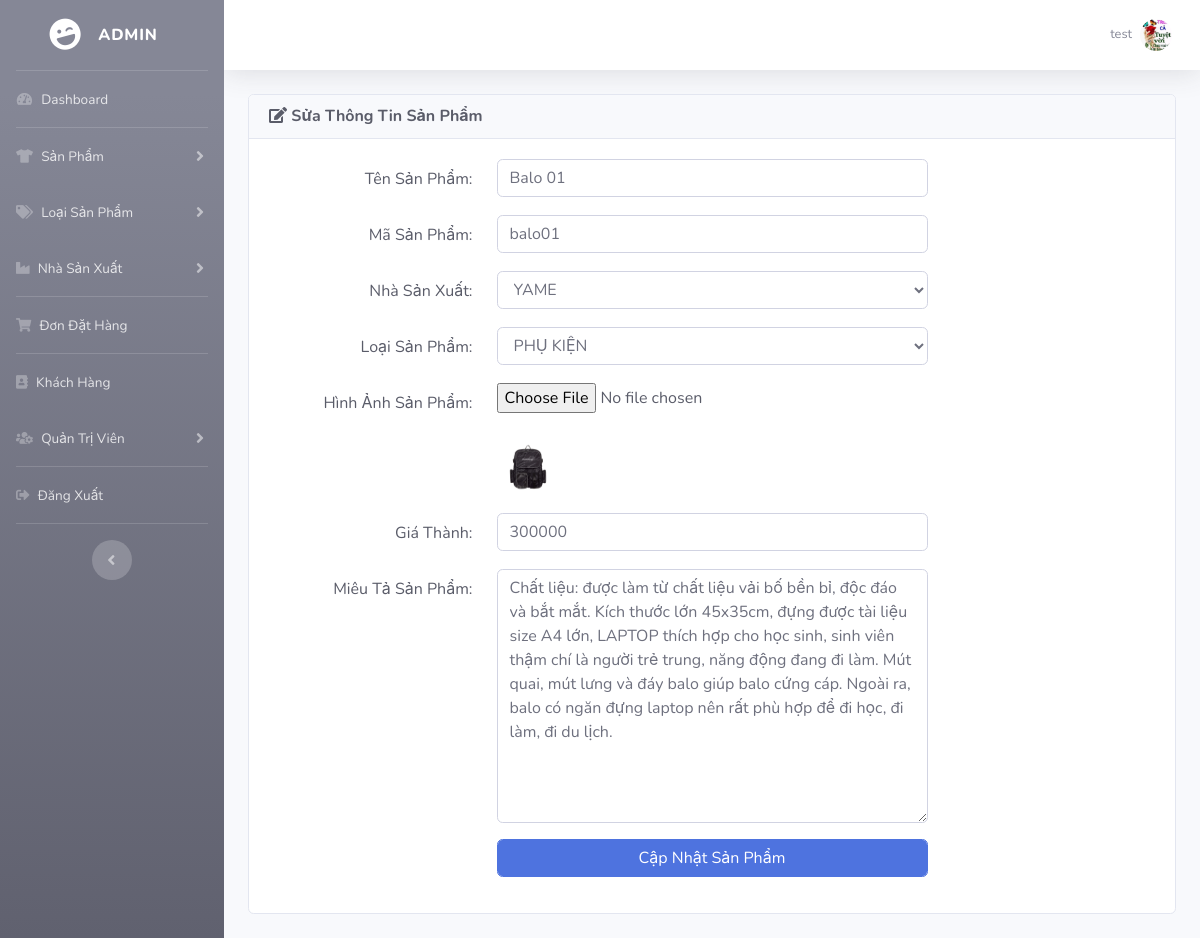
The app's page /admin/index.php?edit_product=balo01 (signed in) with its own data.
### tables this page shows
CREATE TABLE `SP` (
  `MA_SP` varchar(10) NOT NULL,
  `TEN_SP` varchar(50) NOT NULL,
  `MA_LOAISP` varchar(10) NOT NULL,
  `MA_HANGSX` varchar(10) NOT NULL,
  `MIEUTA_SP` text,
  `HINHANH_SP` text,
  `GIA` bigint(20) NOT NULL
);

### admin/includes/database.php (called while the page is built, shortened)
<?php
    class MyConnect {
        private $conn;
        public function __construct() {
            $this->host = "localhost:8889";
            $this->user = "root";
            $this->passwd = "root";
            $this->database = "cuahang";
            $this->conn = new mysqli($this->host,$this->user,$this->passwd,$this->database);
        }
        public function isConnected() {
            return true;
        }
        public function query($query) {
            if($this->isConnected()) {
                $tableData = mysqli_query($this->conn,$query);
                return $tableData;
            }
        }
    }
?>

### admin/edit_product.php (the view, shortened to what this page needs)
<?php
if(!isset($_SESSION['admin_email'])){
    echo "<script>window.open('login.php','_self')</script>";
}
else {
    if(isset($_GET['edit_product'])) {
        $edit_id = $_GET['edit_product'];
        $query = "select * from SP where MA_SP='$edit_id'";
        $runQry = $MyConn->query($query);
        $get_p = mysqli_fetch_array($runQry);
        $cur_p_id = $get_p['MA_SP'];
        $cur_p_name = $get_p['TEN_SP'];
        $cur_p_cat = $get_p['MA_LOAISP'];
        $cur_p_man = $get_p['MA_HANGSX'];
        $cur_p_image = $get_p['HINHANH_SP'];
        $cur_p_price = $get_p['GIA'];
        $cur_p_about = $get_p['MIEUTA_SP'];
    }
?>
<div class="row">
    <div class="col-lg-12">
        <div class="card text-dark mb-4">
            <div class="card-header">
                <h6 class="m-0 font-weight-bold"><i class="fas fa-edit"></i> Sửa Thông Tin Sản Phẩm</h6>
            </div>
            <div class="card-body">
                <form action="" class="form-horizontal" method="post" enctype="multipart/form-data">
                    <div class="form-group">
                        <div class="row">
                            <label class="control-label col-sm-3 text-right mt-2">Tên Sản Phẩm:</label>
                            <div class="col-sm-6">
                            <input type="text" class="form-control" name="product_name" required value="<?php echo $cur_p_name ?>">
                            </div>
                        </div>
                    </div>
                    <div class="form-group">
                        <div class="row">
                            <label class="control-label col-sm-3 text-right mt-2">Mã Sản Phẩm:</label>
                            <div class="col-sm-6">
                            <input type="text" class="form-control" name="product_id" required value="<?php echo $cur_p_id ?>">
                            </div>
                        </div>
                    </div>
                    <div class="form-group">
                        <div class="row">
                            <label class="control-label col-sm-3 text-right mt-2">Nhà Sản Xuất:</label>
                            <div class="col-sm-6">
                            <select name="manufacturer" class="form-control">
                                <?php
                                    $getManQry = "select * from HANGSX";
                                    $result = $MyConn->query($getManQry);
                                ?>
                                <?php
                                    while($row = mysqli_fetch_array($result)) {
                                        $man_id = $row['MA_HANGSX'];
                                        $man_name = $row['TEN_HANGSX'];
                                        $isSelected_man = "";
                                        if($man_id == $cur_p_man) {
                                            $isSelected_man = "selected";
                                        }
                                        echo "<option value='$man_id' $isSelected_man>$man_name</option>";
                                    }
                                ?>
                            </select>
                            </div>
                        </div>
                    </div>
                    <div class="form-group">
                        <div class="row">
                            <label class="control-label col-sm-3 text-right mt-2">Loại Sản Phẩm:</label>
                            <div class="col-sm-6">
                            <select name="catalog" class="form-control">
                                <?php
                                    $getCatQry = "select * from LOAISP";
                                    $result = $MyConn->query($getCatQry);
                                ?>
                                <?php
                                    while($row = mysqli_fetch_array($result)) {
                                        $cat_id = $row['MA_LOAISP'];
                                        $cat_name = $row['TEN_LOAISP'];
                                        $isSelected_cat = "";
                                        if($cat_id == $cur_p_cat) {
                                            $isSelected_cat = "selected";
                                        }
                                        echo "<option value='$cat_id' $isSelected_cat>$cat_name</option>";
                                    }
                                ?>
                            </select>
                            </div>
                        </div>
                    </div>
                    <div class="form-group">
                        <div class="row">
                            <label class="control-label col-sm-3 text-right mt-2">Hình Ảnh Sản Phẩm:</label>
                            <div class="col-sm-6">
                            <input type="file" name="product_image" class="form-control-file">
                            <br>
                            <img src="<?php echo "product_images/$cur_p_image" ?>" width="60" height="60" class="rounded">
                            </div>
                        </div>
                    </div>
                    <div class="form-group">
                        <div class="row">
                            <label class="control-label col-sm-3 text-right mt-2">Giá Thành:</label>
                            <div class="col-sm-6">
                            <input type="number" name="product_price" class="form-control" required value="<?php echo $cur_p_price ?>">
                            </div>
                        </div>
                    </div>
                    <div class="form-group">
                        <div class="row">
                            <label class="control-label col-sm-3 text-right mt-2">Miêu Tả Sản Phẩm:</label>
                            <div class="col-sm-6">
                            <textarea name="product_desc" class="form-control" rows="10"><?php echo $cur_p_about ?>
                            </textarea>
                            </div>
                        </div>
                    </div>
                    <div class="form-group">
                        <div class="row">
                            <label class="control-label col-sm-3 text-right mt-2"></label>
                            <div class="col-sm-6">
                                <input type="submit" name="update" value="Cập Nhật Sản Phẩm" class="btn btn-primary form-control">
                            </div>
                        </div>
                    </div>
                </form>
            </div>
        </div>
    </div>
</div>
<?php } ?>

### admin/index.php (shortened to what this page needs)
<?php
include("includes/database.php");
if(!isset($_SESSION['admin_email'])){
echo "<script>window.open('login.php','_self')</script>";
}
else {
?>
<?php
$MyConn = new MyConnect();
$admin_session = $_SESSION['admin_email'];
$getAdminQry = "select * from admin where Email='$admin_session'";
$getAdmin = $MyConn->query($getAdminQry);
$row_admin = mysqli_fetch_array($getAdmin);
$admin_name = $row_admin['Name'];
$admin_image = $row_admin['Image'];
?>
<!DOCTYPE html>
<html lang="en">
<head>
    <link href="vendor/fontawesome-free/css/all.min.css" rel="stylesheet" type="text/css">
    <link href="css/sb-admin-2.min.css" rel="stylesheet">
    <link href="css/thumb.css" rel="stylesheet">
    <link href="css/style.css" rel="stylesheet">
    <link href="vendor/datatables/dataTables.bootstrap4.min.css" rel="stylesheet">
</head>
<body id="page-top">
    <div id="wrapper">
    <?php include("includes/sidebars.php");  ?>
        <div id="content-wrapper" class="d-flex flex-column">
            <div id="content">
                <nav class="navbar navbar-expand navbar-light bg-white topbar mb-4 static-top shadow">
                    <ul class="navbar-nav ml-auto">
                        <li class="nav-item dropdown no-arrow">
                            <a class="nav-link dropdown-toggle" href="#" id="userDropdown" role="button"
                                data-toggle="dropdown" aria-haspopup="true" aria-expanded="false">
                                <span class="mr-2 d-none d-lg-inline text-gray-600 small"> <?php echo $admin_name ?></span>
                                <img class="img-profile rounded-circle"
                                    src="<?php echo "admin_images/".$admin_image ?>">
                            </a>
                        </li>
                    </ul>
                </nav>
                <div class="container-fluid">
                    <?php
                    if(isset($_GET['dashboard'])) {
                        include("dashboard.php");
                    }
                    else if(isset($_GET['insert_product'])) {
                        include("insert_product.php");
                    }
                    else if(isset($_GET['view_product'])) {
                        include("view_product.php");
                    }
                    else if(isset($_GET['edit_product'])) {
                        include("edit_product.php");
                    }
                    ?>
                </div>
            </div>
        </div>
    </div>
</body>
</html>
<?php } ?>

### records on screen
sp: product_name "Balo 01", product_id "balo01", HINHANH_SP (picture), product_price "300000", product_desc "Chất liệu: được làm từ chất liệu vải bố bền bỉ, độc đáo và bắt mắt. Kích thước lớn 45x35cm, đựng được tài liệu size A4 lớn, LAPTOP thích hợp cho học sinh, sinh viên thậm chí là người trẻ trung, năng động đang đi làm. Mút quai, mút lưng và đáy balo giúp balo cứng cáp. Ngoài ra, balo có ngăn đựng laptop nên rất phù hợp để đi học, đi làm, đi du lịch."

### other values on screen
$admin_name "test"
form field manufacturer "YAME"
form field catalog "PHỤ KIỆN"
